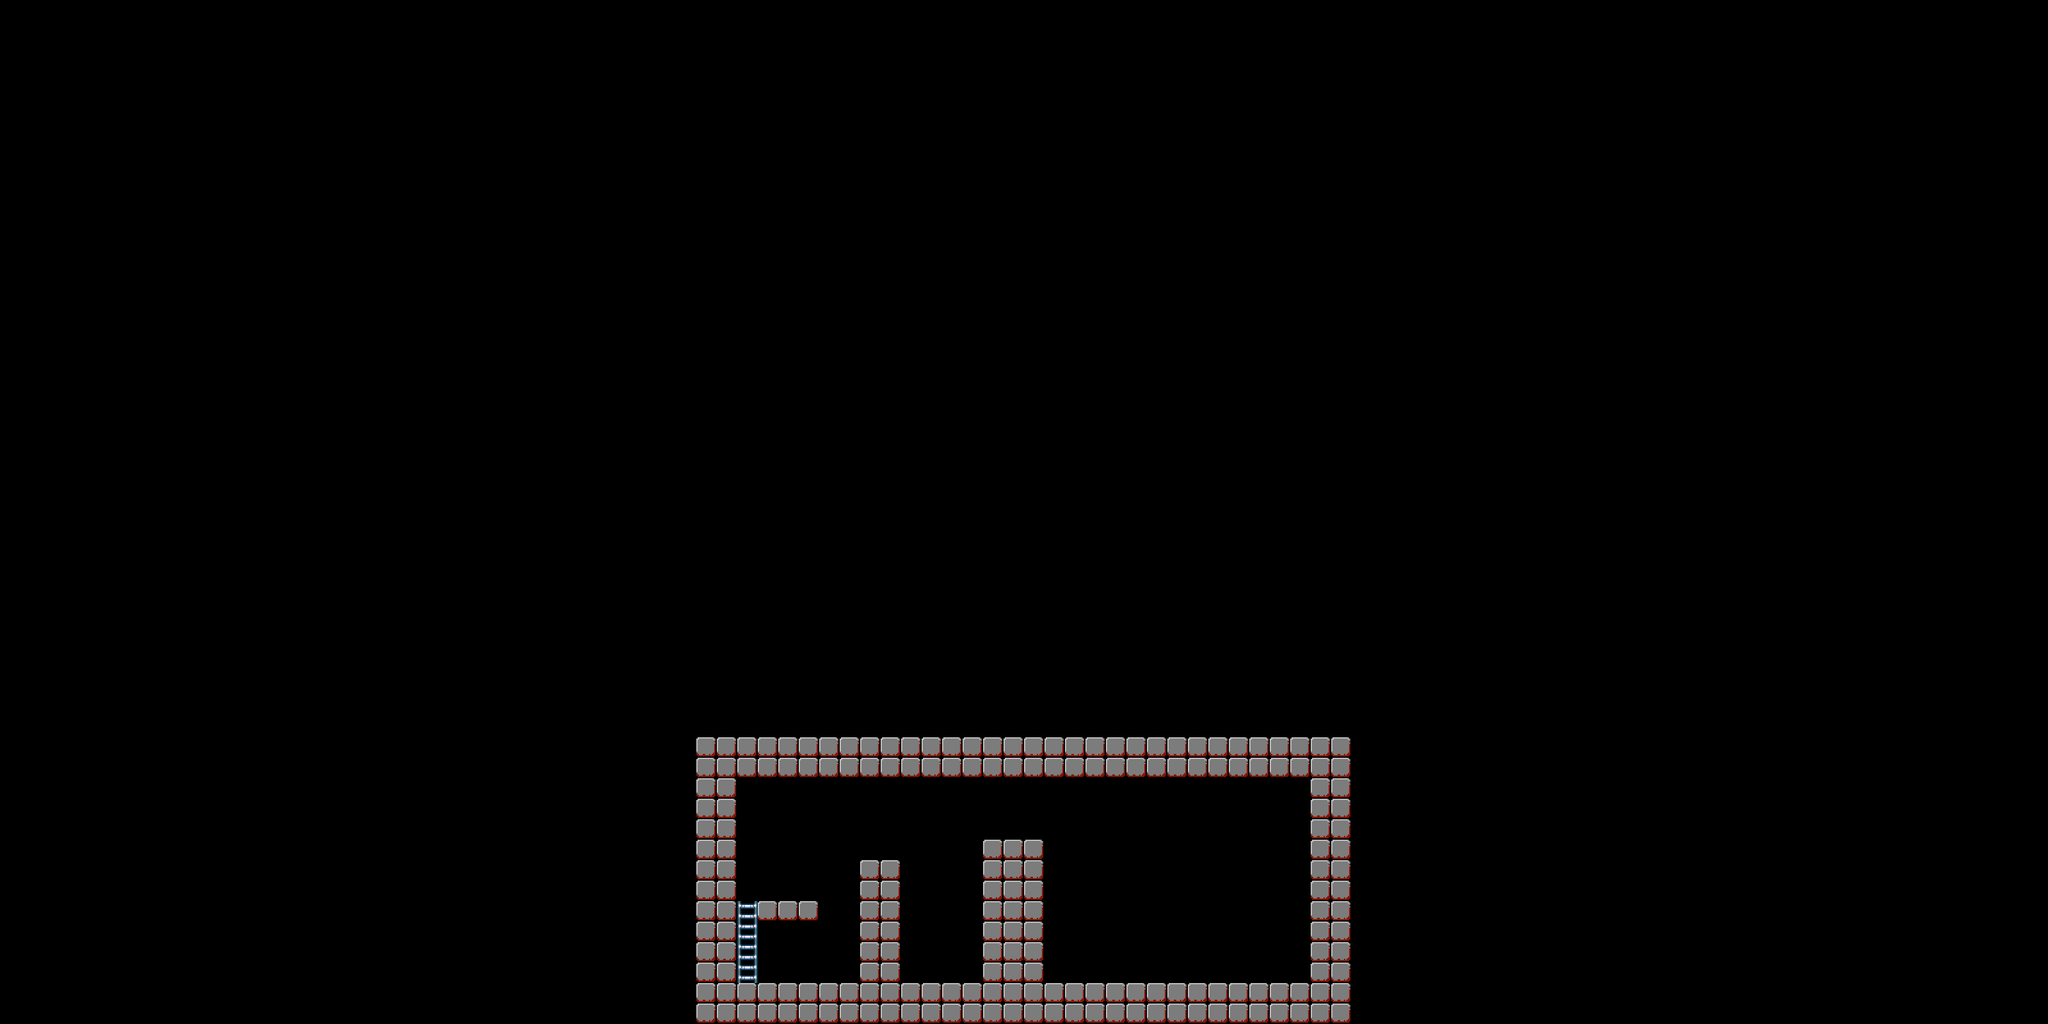

This game map was drawn from its Tiled (.tmx) file and the tilesets committed beside it. A one-line description and the trimmed map source follow:
An orthogonal 100x50 tile map with 32x32 px tiles, 1 tile layer (tiles1) and 17 objects (room1, room2, LadderTop, Gate, Ladder, ...).

<map version="1.10" tiledversion="1.12.2" orientation="orthogonal" renderorder="right-down" width="100" height="50" tilewidth="32" tileheight="32" infinite="0" nextlayerid="9" nextobjectid="41">
 <tileset firstgid="1" source="../tsx/Tileset1.tsx" />
 <layer id="1" name="tiles1" width="100" height="50">
  <data>[5000 cells, 208 non-empty, 2 distinct tile ids]</data>
 </layer>
 <objectgroup id="2" name="game_rooms">
  <object id="22" name="room1" x="1088" y="1152" width="512" height="448" />
  <object id="35" name="room2" x="1600" y="1152" width="512" height="448" />
 </objectgroup>
 <objectgroup id="5" name="blocks">
  <object id="23" x="1536" y="1312" width="32" height="288" />
  <object id="24" x="1152" y="1536" width="384" height="64" />
  <object id="25" x="1152" y="1152" width="960" height="64" />
  <object id="26" x="1088" y="1152" width="64" height="448" />
  <object id="27" x="1184" y="1408" width="96" height="32" />
  <object id="28" x="1344" y="1344" width="64" height="192" />
  <object id="29" name="LadderTop" x="1152" y="1408" width="32" height="8" />
  <object id="36" x="2048" y="1216" width="64" height="320" />
  <object id="37" x="1632" y="1536" width="480" height="64" />
  <object id="38" x="1568" y="1216" width="64" height="96" />
  <object id="39" x="1568" y="1216" width="64" height="384" />
 </objectgroup>
 <objectgroup id="8" name="sensors">
  <object id="40" name="Gate" x="1568" y="1216" width="64" height="96">
   <properties>
    <property name="room" value="room2" />
   </properties>
  </object>
 </objectgroup>
 <objectgroup id="6" name="specials">
  <object id="33" name="Ladder" x="1152" y="1408" width="32" height="128" />
  <object id="34" name="Water" x="1408" y="1376" width="128" height="160" />
 </objectgroup>
 <objectgroup id="4" name="player">
  <object id="32" name="0" x="1216" y="1504" width="32" height="32" />
 </objectgroup>
</map>
